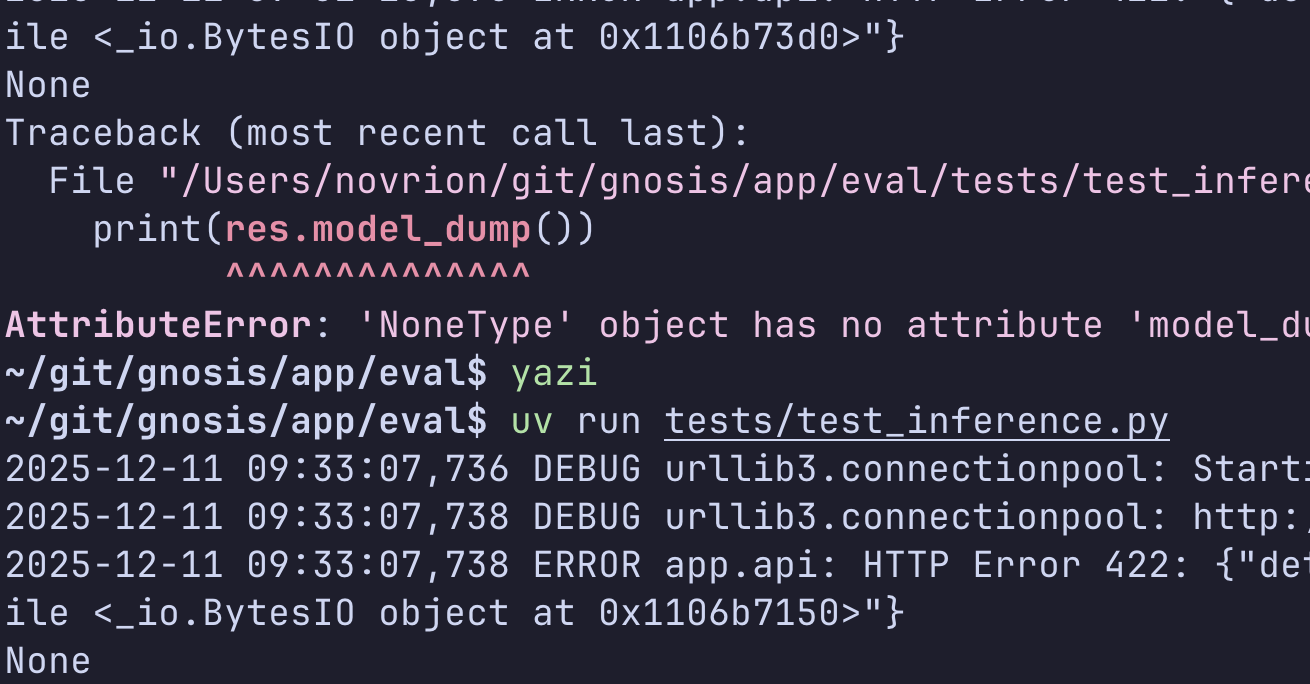
#> input picture app/eval/tests/test_image.png, 1310 x 684 px
$ python -i rotate.py   (imports and definitions only)
#> lines starting #> are read from the running program, lines starting #| are printed output that depends on the picture
import cv2
import numpy as np
import math


def estimate_small_skew(
    gray: np.ndarray,
    canny_thresh1=50,
    canny_thresh2=150,
    hough_thresh=80,
    min_line_length_ratio=0.2,
    max_line_gap=5,
    allowed_angle_deg=10.0,
) -> float:
    """
    Estimate skew angle (in degrees) in range ±allowed_angle_deg assuming only small rotations.

    ASSUMING SMALL SKEW SUB 10 DEGREES
    """
    h, w = gray.shape[:2]
    # edge detection moment (this is where the magic happens)
    edges = cv2.Canny(gray, canny_thresh1, canny_thresh2, apertureSize=3)

    # hough lines (probabilistic)
    min_len = int(min_line_length_ratio * max(w, h))
    lines = cv2.HoughLinesP(
        edges,
        1,
        np.pi / 180,
        hough_thresh,
        minLineLength=min_len,
        maxLineGap=max_line_gap,
    )
    if lines is None:
        return 0.0

    angles = []
    for x1, y1, x2, y2 in lines[:, 0]:
        dx = x2 - x1
        dy = y2 - y1
        if dx == 0:
            angle = 90.0
        else:
            angle = math.degrees(math.atan2(dy, dx))
        # normalize angle to lie between -90 and +90
        if angle > 90:
            angle -= 180
        if angle < -90:
            angle += 180

        # we expect primary axes lines ~0° (horizontal) or ~90° (vertical)
        # PICKING HORIZONTAL LINES AS SKEW CUES THIS IS ARBITRARY
        # so we accept only those lines whose abs(angle) ≤ allowed_angle or near 90° as skew cues
        if abs(angle) <= allowed_angle_deg:
            angles.append(angle)
        # Could also include vertical lines: |angle − 90°| ≤ allowed_angle_deg
        elif abs(abs(angle) - 90) <= allowed_angle_deg:
            # convert vertical lines to a "skew": if vertical is slightly slanted,
            # then skew = angle - 90 (or angle + 90) depending on sign
            # e.g. if angle = 90 + δ, then skew = δ
            # for simplicity, convert vertical deviation to standardized “horizontal skew”:
            if angle > 0:
                angles.append(angle - 90)
            else:
                angles.append(angle + 90)

    if len(angles) == 0:
        return 0.0

    # Use median (robust) to pick skew
    skew = float(np.median(angles))
    return skew


def deskew_small(
    img_gray: np.ndarray, max_allowed_deg: float = 10.0
) -> tuple[np.ndarray, float]:
    skew = estimate_small_skew(img_gray, allowed_angle_deg=max_allowed_deg)
    # If the skew is fuckass small just fogetabaoutit - thresholding
    if abs(skew) < 0.2:
        return img_gray, 0.0

    h, w = img_gray.shape[:2]
    center = (w / 2.0, h / 2.0)
    M = cv2.getRotationMatrix2D(center, skew, 1.0)
    rotated = cv2.warpAffine(
        img_gray, M, (w, h), flags=cv2.INTER_CUBIC, borderMode=cv2.BORDER_REPLICATE
    )
    return rotated, skew

>>> import cv2
>>> picture = cv2.imread('../../../../../app/eval/tests/test_image.png', cv2.IMREAD_GRAYSCALE)
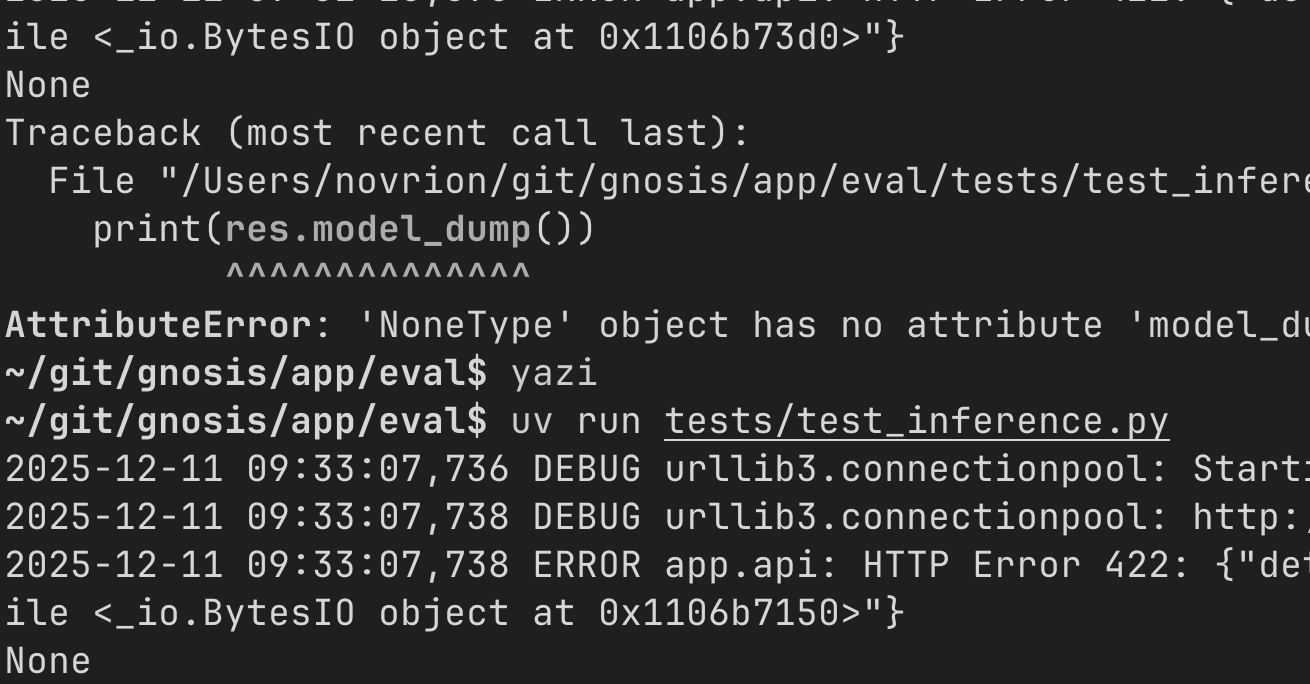
#> picture: shape (684, 1310); min 31, max 214, mean 46.5
>>> result = deskew_small(picture)
#> in estimate_small_skew, `edges = cv2.Canny(gray, canny_thresh1, canny_thresh2, apertureSize=3)`:
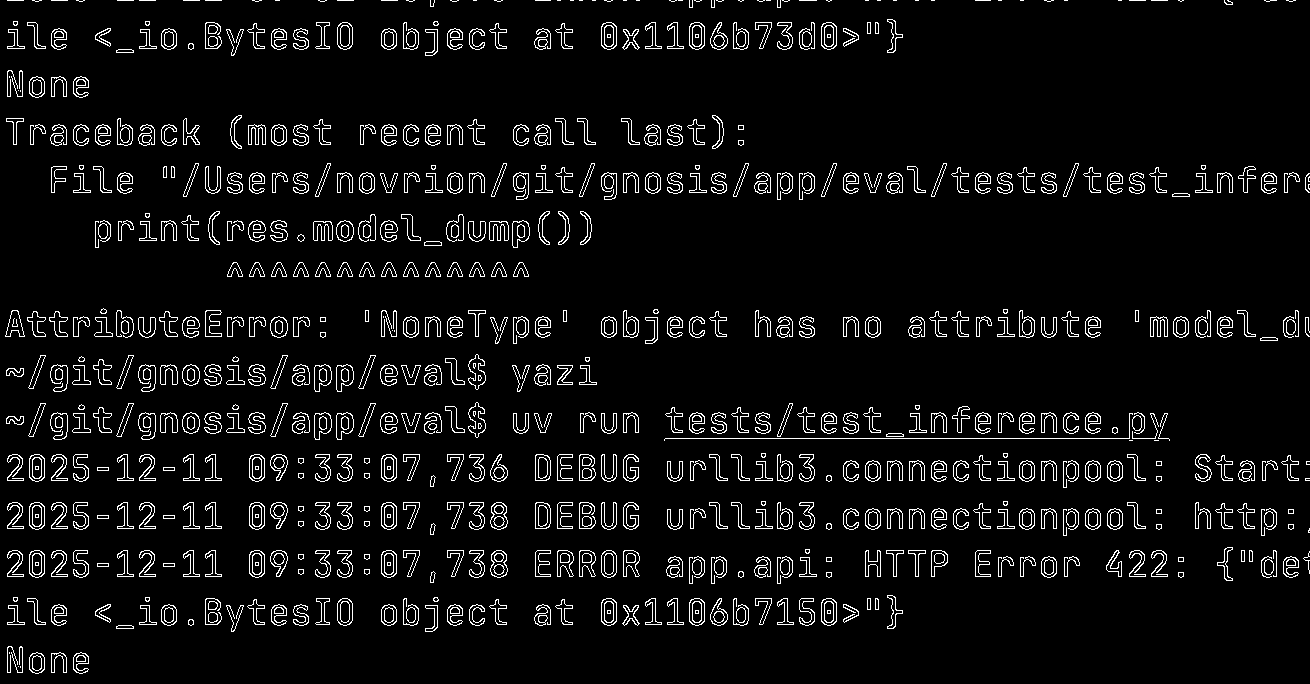
#> edges: shape (684, 1310); 5.7% white in thin lines or dots
#> in estimate_small_skew, `lines = cv2.HoughLinesP( edges, 1, np.pi / 180, hough_thresh, minLineL..`: lines = [[665, 438, 1168, 438]]
#> the loop in estimate_small_skew, `for x1, y1, x2, y2 in lines[:, 0]:` made 1 pass
#> (x1, y1, x2, y2, dx, dy, angle) on pass 1: (665, 438, 1168, 438, 503, 0, 0)
#> after the loop in estimate_small_skew, `for x1, y1, x2, y2 in lines[:, 0]:`: angles = [0]
#> in estimate_small_skew, `skew = float(np.median(angles))`: skew = 0
